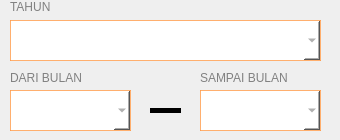
      <widget class="QWidget" name="bulanPage">
       <widget class="QComboBox" name="dariBulan">
        <property name="geometry">
         <rect>
          <x>10</x>
          <y>90</y>
          <width>121</width>
          <height>41</height>
         </rect>
        </property>
        <property name="styleSheet">
         <string notr="true">QComboBox#dariBulan {
	padding-left: 5px;
	font: 14pt &quot;Comic Sans MS&quot;;
	color: #818181;
	border: 1px solid rgba(255, 153, 70,200);
	background-color: #ffffff;
}
QComboBox#dariBulan:hover {
	border: 1px solid rgb(255, 153, 70);
}</string>
        </property>
       </widget>
       <widget class="QComboBox" name="sampaiBulan">
        <property name="geometry">
         <rect>
          <x>200</x>
          <y>90</y>
          <width>121</width>
          <height>41</height>
         </rect>
        </property>
        <property name="styleSheet">
         <string notr="true">QComboBox#sampaiBulan {
	padding-left: 5px;
	font: 14pt &quot;Comic Sans MS&quot;;
	color: #818181;
	border: 1px solid rgba(255, 153, 70,200);
	background-color: #ffffff;
}
QComboBox#sampaiBulan:hover {
	border: 1px solid rgb(255, 153, 70);
}</string>
        </property>
       </widget>
       <widget class="QComboBox" name="bulanTahun">
        <property name="geometry">
         <rect>
          <x>10</x>
          <y>20</y>
          <width>311</width>
          <height>41</height>
         </rect>
        </property>
        <property name="styleSheet">
         <string notr="true">QComboBox#bulanTahun {
	padding-left: 30px;
	font: 14pt &quot;Comic Sans MS&quot;;
	color: #818181;
	border: 1px solid rgba(255, 153, 70,200);
	background-color: #ffffff;
}
QComboBox#bulanTahun:hover {
	border: 1px solid rgb(255, 153, 70);
}</string>
        </property>
       </widget>
       <widget class="QLabel" name="label6">
        <property name="geometry">
         <rect>
          <x>10</x>
          <y>70</y>
          <width>131</width>
          <height>16</height>
         </rect>
        </property>
        <property name="styleSheet">
         <string notr="true">QLabel#label6 {
	font: 10pt &quot;Comic Sans MS&quot;;
	color: #818181;
}</string>
        </property>
        <property name="text">
         <string>DARI BULAN</string>
        </property>
       </widget>
       <widget class="QLabel" name="label7">
        <property name="geometry">
         <rect>
          <x>200</x>
          <y>70</y>
          <width>131</width>
          <height>16</height>
         </rect>
        </property>
        <property name="styleSheet">
         <string notr="true">QLabel#label7 {
	font: 10pt &quot;Comic Sans MS&quot;;
	color: #818181;
}</string>
        </property>
        <property name="text">
         <string>SAMPAI BULAN</string>
        </property>
       </widget>
       <widget class="QLabel" name="label8">
        <property name="geometry">
         <rect>
          <x>10</x>
          <y>0</y>
          <width>47</width>
          <height>13</height>
         </rect>
        </property>
        <property name="styleSheet">
         <string notr="true">QLabel#label8 {
	font: 10pt &quot;Comic Sans MS&quot;;
	color: #818181;
}</string>
        </property>
        <property name="text">
         <string>TAHUN</string>
        </property>
       </widget>
       <widget class="Line" name="line_2">
        <property name="geometry">
         <rect>
          <x>150</x>
          <y>90</y>
          <width>31</width>
          <height>41</height>
         </rect>
        </property>
        <property name="styleSheet">
         <string notr="true">Line#line_3 {
	color: #818181;
}</string>
        </property>
        <property name="frameShadow">
         <enum>QFrame::Plain</enum>
        </property>
        <property name="lineWidth">
         <number>5</number>
        </property>
        <property name="orientation">
         <enum>Qt::Horizontal</enum>
        </property>
       </widget>
      </widget>
